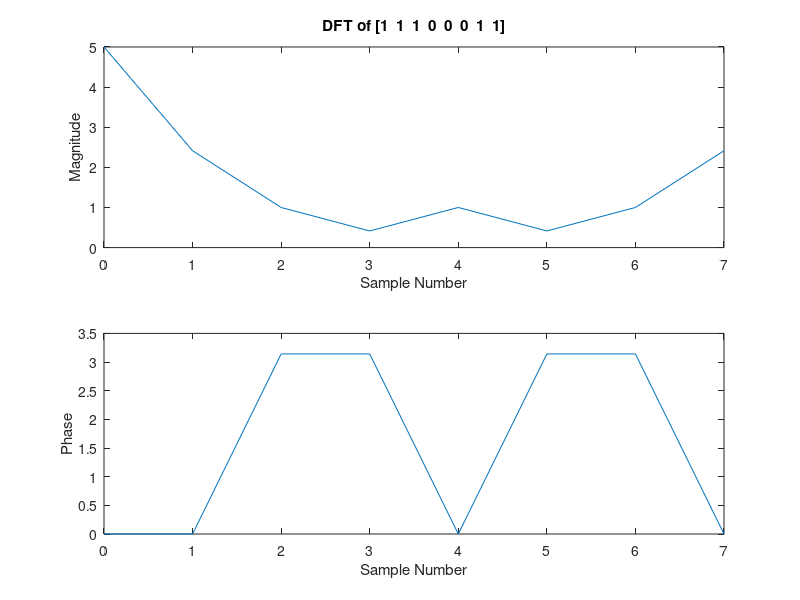
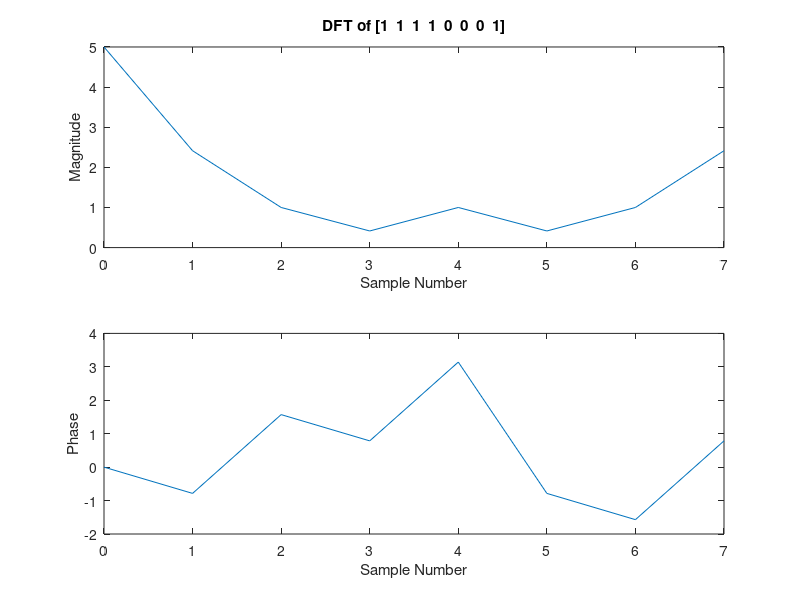
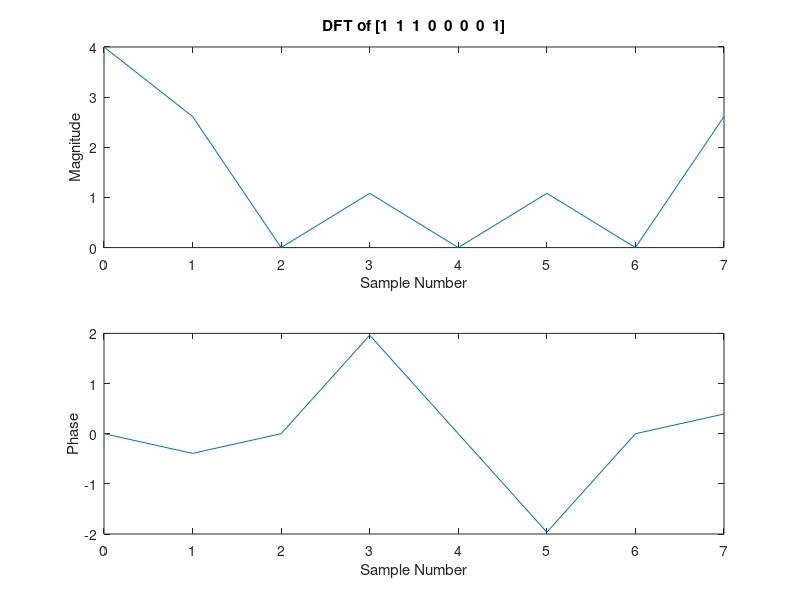

Write MATLAB code to recreate these figures, in order.
%Plot the DFT for the following signals and comment whether the DFTs are real
% or complex.
% (i) [1 1 1 0 0 0 1 1]
% (ii) [1 1 1 1 0 0 0 1]
% (iii) [1 1 1 0 0 0 0 1]

x_n = cell(3,1);
x_n{1} = [1 1 1 0 0 0 1 1];
x_n{2} = [1 1 1 1 0 0 0 1];
x_n{3} = [1 1 1 0 0 0 0 1];

N = size(x_n,1);
X = cell(N,1);
for i=1:N
    
    % Find DFT
    X{i} = fft(x_n{i});
    
    % Plot magnitude and phase
    figure(i);
    subplot(2,1,1);
    plot(0:7, abs(X{i}));
    xlabel('Sample Number');
    ylabel('Magnitude');
    title(['DFT of [' int2str(x_n{i}) ']']);
    
    subplot(2,1,2);
    plot(0:7, angle(X{i}));
    xlabel('Sample Number');
    ylabel('Phase');
    
    txt_real = 'not ';
    if (isreal(X{i}))
        txt_real = '';
    end
        
    disp(['Sample number ' int2str(i) ' is ' txt_real 'real.']);
    
end


